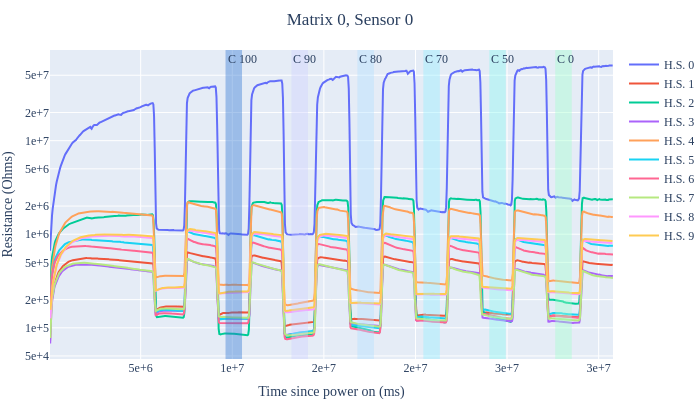
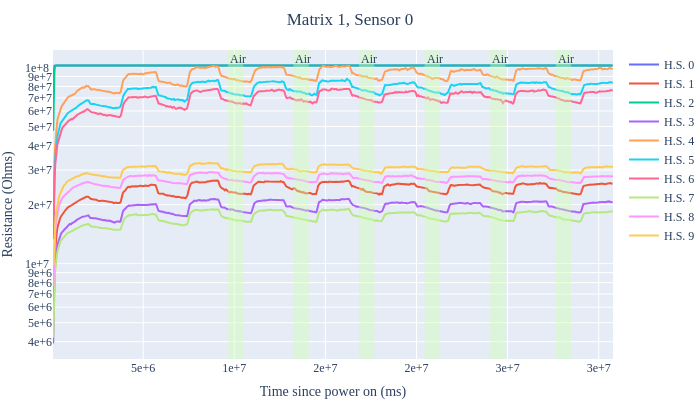

Notebook source saved alongside these figures, in order:
### Code cell
label_datetimes = {
    "mat_0": [
        {"start": "2023-11-10 13:35:00",
         "end": "2023-11-10 13:50:00",
         "cls": C_100},
        {"start": "2023-11-10 14:35:00",
         "end": "2023-11-10 14:50:00",
         "cls": C_90},
        {"start": "2023-11-10 15:35:00",
         "end": "2023-11-10 15:50:00",
         "cls": C_80},
        {"start": "2023-11-10 16:35:00",
         "end": "2023-11-10 16:50:00",
         "cls": C_70},
        {"start": "2023-11-10 17:35:00",
         "end": "2023-11-10 17:50:00",
         "cls": C_50},
        {"start": "2023-11-10 18:35:00",
         "end": "2023-11-10 18:50:00",
         "cls": C_0}
    ],
    "mat_1": [
        {"start": "2026-01-22 13:28:00",
         "end": "2026-01-22 13:42:00",
         "cls": AIR},
        {"start": "2026-01-22 14:28:00",
         "end": "2026-01-22 14:42:00",
         "cls": AIR},
        {"start": "2026-01-22 15:28:00",
         "end": "2026-01-22 15:42:00",
         "cls": AIR},
        {"start": "2026-01-22 16:28:00",
         "end": "2026-01-22 16:42:00",
         "cls": AIR},
        {"start": "2026-01-22 17:28:00",
         "end": "2026-01-22 17:42:00",
         "cls": AIR},
        {"start": "2026-01-22 18:28:00",
         "end": "2026-01-22 18:42:00",
         "cls": AIR}
    ]
}

sensor_labels = {"mat_0": [], "mat_1": []}
for matrix in range(2):
    df = get_df(matrix)
    for label_time in label_datetimes[f"mat_{matrix}"]:
        start_ts = get_tspo_val(label_time["start"], df)
        end_ts = get_tspo_val(label_time["end"], df)
        cls = label_time["cls"]
        reg_target = regression_targets[cls] if cls in regression_targets else None
        
        sensor_labels[f"mat_{matrix}"].append({
            "start": start_ts,
            "end": end_ts,
            "label": cls,
            "target": reg_target
        })

plot_data_arr(sensor_data, 0, 0, sensor_labels, skip=1, cut=1)
plot_data_arr(sensor_data, 1, 0, sensor_labels, skip=1, cut=1)

### Figure 1 — Plotly figure (JSON) as saved in the notebook; plotly's stock layout.template omitted (floating-point values rounded to 4 significant figures; data arrays with more than 128 entries replaced by an {"elided": "..."} marker saying what was removed)
{"data": [{"mode": "lines", "name": "H.S. 0", "showlegend": true, "type": "scatter", "x": {"elided": "839 int values"}, "y": {"elided": "839 float values"}}, {"mode": "lines", "name": "H.S. 1", "showlegend": true, "type": "scatter", "x": {"elided": "839 int values"}, "y": {"elided": "839 float values"}}, {"mode": "lines", "name": "H.S. 2", "showlegend": true, "type": "scatter", "x": {"elided": "839 int values"}, "y": {"elided": "839 float values"}}, {"mode": "lines", "name": "H.S. 3", "showlegend": true, "type": "scatter", "x": {"elided": "839 int values"}, "y": {"elided": "839 float values"}}, {"mode": "lines", "name": "H.S. 4", "showlegend": true, "type": "scatter", "x": {"elided": "839 int values"}, "y": {"elided": "839 float values"}}, {"mode": "lines", "name": "H.S. 5", "showlegend": true, "type": "scatter", "x": {"elided": "839 int values"}, "y": {"elided": "839 float values"}}, {"mode": "lines", "name": "H.S. 6", "showlegend": true, "type": "scatter", "x": {"elided": "839 int values"}, "y": {"elided": "839 float values"}}, {"mode": "lines", "name": "H.S. 7", "showlegend": true, "type": "scatter", "x": {"elided": "839 int values"}, "y": {"elided": "839 float values"}}, {"mode": "lines", "name": "H.S. 8", "showlegend": true, "type": "scatter", "x": {"elided": "838 int values"}, "y": {"elided": "838 float values"}}, {"mode": "lines", "name": "H.S. 9", "showlegend": true, "type": "scatter", "x": {"elided": "838 int values"}, "y": {"elided": "838 float values"}}], "layout": {"annotations": [{"showarrow": false, "text": "C 100", "x": 9632495, "xanchor": "left", "xref": "x", "y": 1, "yanchor": "top", "yref": "y domain"}, {"showarrow": false, "text": "C 90", "x": 13232374, "xanchor": "left", "xref": "x", "y": 1, "yanchor": "top", "yref": "y domain"}, {"showarrow": false, "text": "C 80", "x": 16831517, "xanchor": "left", "xref": "x", "y": 1, "yanchor": "top", "yref": "y domain"}, {"showarrow": false, "text": "C 70", "x": 20431092, "xanchor": "left", "xref": "x", "y": 1, "yanchor": "top", "yref": "y domain"}, {"showarrow": false, "text": "C 50", "x": 24030585, "xanchor": "left", "xref": "x", "y": 1, "yanchor": "top", "yref": "y domain"}, {"showarrow": false, "text": "C 0", "x": 27630160, "xanchor": "left", "xref": "x", "y": 1, "yanchor": "top", "yref": "y domain"}], "font": {"family": "Times New Roman"}, "height": 400, "margin": {"b": 0, "l": 0, "r": 10, "t": 50}, "shapes": [{"fillcolor": "#2c73d2", "line": {"width": 0}, "opacity": 0.4, "type": "rect", "x0": 9632495, "x1": 10532368, "xref": "x", "y0": 0, "y1": 1, "yref": "y domain"}, {"fillcolor": "#cdd0ff", "line": {"width": 0}, "opacity": 0.4, "type": "rect", "x0": 13232374, "x1": 14131893, "xref": "x", "y0": 0, "y1": 1, "yref": "y domain"}, {"fillcolor": "#afdfff", "line": {"width": 0}, "opacity": 0.4, "type": "rect", "x0": 16831517, "x1": 17731335, "xref": "x", "y0": 0, "y1": 1, "yref": "y domain"}, {"fillcolor": "#91edff", "line": {"width": 0}, "opacity": 0.4, "type": "rect", "x0": 20431092, "x1": 21330934, "xref": "x", "y0": 0, "y1": 1, "yref": "y domain"}, {"fillcolor": "#88f8ef", "line": {"width": 0}, "opacity": 0.4, "type": "rect", "x0": 24030585, "x1": 24930597, "xref": "x", "y0": 0, "y1": 1, "yref": "y domain"}, {"fillcolor": "#a0fecd", "line": {"width": 0}, "opacity": 0.4, "type": "rect", "x0": 27630160, "x1": 28530360, "xref": "x", "y0": 0, "y1": 1, "yref": "y domain"}], "title": {"font": {"family": "Times New Roman"}, "pad": {"b": 0, "l": 0, "r": 0, "t": 0}, "text": "Matrix 0, Sensor 0", "x": 0.5}, "width": 700, "xaxis": {"tickformat": ".0e", "title": {"text": "Time since power on (ms)"}}, "yaxis": {"tickformat": ".0e", "title": {"text": "Resistance (Ohms)"}, "type": "log"}}}

### Figure 2 — Plotly figure (JSON) as saved in the notebook; plotly's stock layout.template omitted (floating-point values rounded to 4 significant figures; data arrays with more than 128 entries replaced by an {"elided": "..."} marker saying what was removed)
{"data": [{"mode": "lines", "name": "H.S. 0", "showlegend": true, "type": "scatter", "x": {"elided": "841 int values"}, "y": {"elided": "841 float values"}}, {"mode": "lines", "name": "H.S. 1", "showlegend": true, "type": "scatter", "x": {"elided": "841 int values"}, "y": {"elided": "841 float values"}}, {"mode": "lines", "name": "H.S. 2", "showlegend": true, "type": "scatter", "x": {"elided": "841 int values"}, "y": {"elided": "841 float values"}}, {"mode": "lines", "name": "H.S. 3", "showlegend": true, "type": "scatter", "x": {"elided": "841 int values"}, "y": {"elided": "841 float values"}}, {"mode": "lines", "name": "H.S. 4", "showlegend": true, "type": "scatter", "x": {"elided": "841 int values"}, "y": {"elided": "841 float values"}}, {"mode": "lines", "name": "H.S. 5", "showlegend": true, "type": "scatter", "x": {"elided": "841 int values"}, "y": {"elided": "841 float values"}}, {"mode": "lines", "name": "H.S. 6", "showlegend": true, "type": "scatter", "x": {"elided": "841 int values"}, "y": {"elided": "841 float values"}}, {"mode": "lines", "name": "H.S. 7", "showlegend": true, "type": "scatter", "x": {"elided": "841 int values"}, "y": {"elided": "841 float values"}}, {"mode": "lines", "name": "H.S. 8", "showlegend": true, "type": "scatter", "x": {"elided": "841 int values"}, "y": {"elided": "841 float values"}}, {"mode": "lines", "name": "H.S. 9", "showlegend": true, "type": "scatter", "x": {"elided": "841 int values"}, "y": {"elided": "841 float values"}}], "layout": {"annotations": [{"showarrow": false, "text": "Air", "x": 9649506, "xanchor": "left", "xref": "x", "y": 1, "yanchor": "top", "yref": "y domain"}, {"showarrow": false, "text": "Air", "x": 13249086, "xanchor": "left", "xref": "x", "y": 1, "yanchor": "top", "yref": "y domain"}, {"showarrow": false, "text": "Air", "x": 16848526, "xanchor": "left", "xref": "x", "y": 1, "yanchor": "top", "yref": "y domain"}, {"showarrow": false, "text": "Air", "x": 20448072, "xanchor": "left", "xref": "x", "y": 1, "yanchor": "top", "yref": "y domain"}, {"showarrow": false, "text": "Air", "x": 24047721, "xanchor": "left", "xref": "x", "y": 1, "yanchor": "top", "yref": "y domain"}, {"showarrow": false, "text": "Air", "x": 27647293, "xanchor": "left", "xref": "x", "y": 1, "yanchor": "top", "yref": "y domain"}], "font": {"family": "Times New Roman"}, "height": 400, "margin": {"b": 0, "l": 0, "r": 10, "t": 50}, "shapes": [{"fillcolor": "#cefeac", "line": {"width": 0}, "opacity": 0.4, "type": "rect", "x0": 9649506, "x1": 10489362, "xref": "x", "y0": 0, "y1": 1, "yref": "y domain"}, {"fillcolor": "#cefeac", "line": {"width": 0}, "opacity": 0.4, "type": "rect", "x0": 13249086, "x1": 14088872, "xref": "x", "y0": 0, "y1": 1, "yref": "y domain"}, {"fillcolor": "#cefeac", "line": {"width": 0}, "opacity": 0.4, "type": "rect", "x0": 16848526, "x1": 17688381, "xref": "x", "y0": 0, "y1": 1, "yref": "y domain"}, {"fillcolor": "#cefeac", "line": {"width": 0}, "opacity": 0.4, "type": "rect", "x0": 20448072, "x1": 21288559, "xref": "x", "y0": 0, "y1": 1, "yref": "y domain"}, {"fillcolor": "#cefeac", "line": {"width": 0}, "opacity": 0.4, "type": "rect", "x0": 24047721, "x1": 24887449, "xref": "x", "y0": 0, "y1": 1, "yref": "y domain"}, {"fillcolor": "#cefeac", "line": {"width": 0}, "opacity": 0.4, "type": "rect", "x0": 27647293, "x1": 28487016, "xref": "x", "y0": 0, "y1": 1, "yref": "y domain"}], "title": {"font": {"family": "Times New Roman"}, "pad": {"b": 0, "l": 0, "r": 0, "t": 0}, "text": "Matrix 1, Sensor 0", "x": 0.5}, "width": 700, "xaxis": {"tickformat": ".0e", "title": {"text": "Time since power on (ms)"}}, "yaxis": {"tickformat": ".0e", "title": {"text": "Resistance (Ohms)"}, "type": "log"}}}
